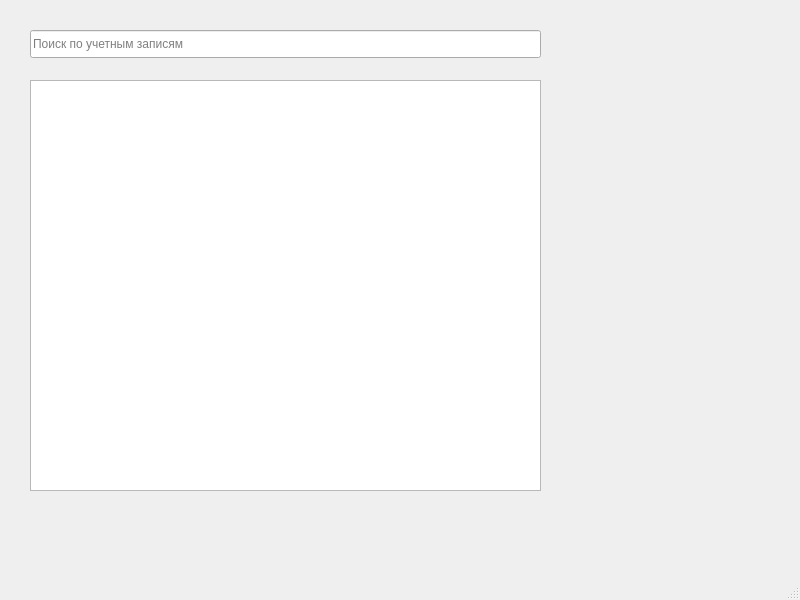
<?xml version="1.0" encoding="UTF-8"?>
<ui version="4.0">
 <class>MainWindow</class>
 <widget class="QMainWindow" name="MainWindow">
  <property name="geometry">
   <rect>
    <x>0</x>
    <y>0</y>
    <width>800</width>
    <height>600</height>
   </rect>
  </property>
  <property name="windowTitle">
   <string>MainWindow</string>
  </property>
  <widget class="QWidget" name="centralwidget">
   <widget class="QListWidget" name="listWidget">
    <property name="geometry">
     <rect>
      <x>30</x>
      <y>80</y>
      <width>511</width>
      <height>411</height>
     </rect>
    </property>
   </widget>
   <widget class="QLineEdit" name="lineEdit">
    <property name="geometry">
     <rect>
      <x>30</x>
      <y>30</y>
      <width>511</width>
      <height>28</height>
     </rect>
    </property>
    <property name="placeholderText">
     <string>Поиск по учетным записям</string>
    </property>
   </widget>
  </widget>
  <widget class="QStatusBar" name="statusbar"/>
 </widget>
 <resources/>
 <connections/>
</ui>
